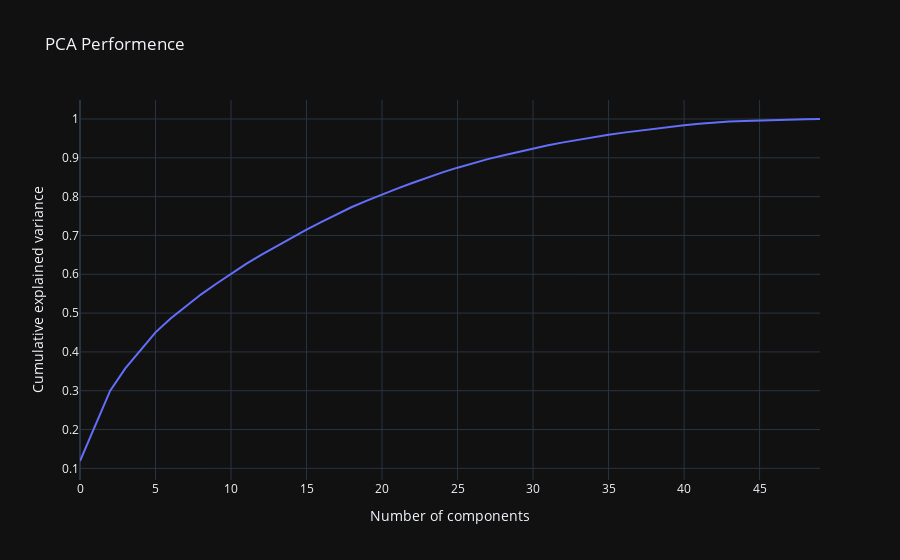

Notebook code cell kept with this figure:
### Markdown cell above
<h2>Dimensionality Reduction</h2>
There is 50 features in our dataset. It's good opportunity to perform dimensionality reduction but first we gona check if it's necessary to do so.

### Code cell
pca = PCA().fit(data_train.drop('target', axis=1))

fig = go.Figure()

fig.add_trace(go.Scatter(
    x = list(range(50)),
    y = np.cumsum(pca.explained_variance_ratio_)
))

fig.update_layout(
    template = 'plotly_dark',
    title_text = 'PCA Performence',
    xaxis_title = 'Number of components',
    yaxis_title = 'Cumulative explained variance'
)

### Figure 1 — Plotly figure (JSON) as saved in the notebook; plotly's stock layout.template omitted (floating-point values rounded to 4 significant figures)
{"data": [{"type": "scatter", "x": [0, 1, 2, 3, 4, 5, 6, 7, 8, 9, 10, 11, 12, 13, 14, 15, 16, 17, 18, 19, 20, 21, 22, 23, 24, 25, 26, 27, 28, 29, 30, 31, 32, 33, 34, 35, 36, 37, 38, 39, 40, 41, 42, 43, 44, 45, 46, 47, 48, 49], "y": [0.119, 0.2115, 0.3002, 0.3574, 0.4052, 0.4504, 0.4861, 0.518, 0.5477, 0.575, 0.6014, 0.6269, 0.6498, 0.6722, 0.6939, 0.7153, 0.735, 0.7542, 0.7732, 0.7897, 0.8057, 0.8206, 0.835, 0.849, 0.8625, 0.8746, 0.8862, 0.8966, 0.9057, 0.9147, 0.9235, 0.9322, 0.9397, 0.9469, 0.9536, 0.9597, 0.9649, 0.9701, 0.975, 0.9799, 0.984, 0.9876, 0.9911, 0.9933, 0.9949, 0.9964, 0.9977, 0.9988, 0.9995, 1]}], "layout": {"title": {"text": "PCA Performence"}, "xaxis": {"title": {"text": "Number of components"}}, "yaxis": {"title": {"text": "Cumulative explained variance"}}}}
